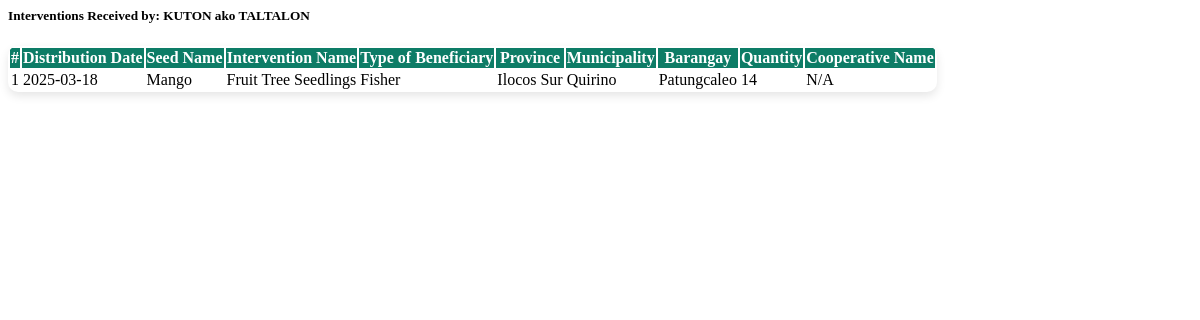
Page /admin/2InterventionManagement/fetch_intervention_dashboard.php?beneficiary_id=14 on the committed database.
### tables this page shows
CREATE TABLE `tbl_beneficiary` (
  `beneficiary_id` int(11) NOT NULL,
  `fname` varchar(255) NOT NULL,
  `mname` varchar(255) DEFAULT NULL,
  `lname` varchar(255) NOT NULL,
  `province_name` varchar(255) NOT NULL,
  `municipality_name` varchar(255) NOT NULL,
  `barangay_name` varchar(255) NOT NULL,
  `StreetPurok` varchar(100) NOT NULL,
  `station_id` int(8) NOT NULL,
  `coop_id` int(8) NOT NULL,
  `beneficiary_type` varchar(100) NOT NULL,
  `birthdate` date NOT NULL,
  `Sex` varchar(100) NOT NULL,
  `rsbsa_no` varchar(15) DEFAULT NULL,
  `if_applicable` varchar(100) NOT NULL,
  `contact_no` char(11) NOT NULL,
  `beneficiary_category` varchar(100) NOT NULL
);

CREATE TABLE `tbl_distribution` (
  `distribution_id` int(11) NOT NULL,
  `intervention_id` int(11) NOT NULL,
  `beneficiary_id` int(11) NOT NULL,
  `quantity` int(11) NOT NULL,
  `seed_id` int(11) NOT NULL,
  `station_id` int(8) NOT NULL,
  `distribution_date` date NOT NULL,
  `archived_at` timestamp NULL DEFAULT NULL
);

CREATE TABLE `tbl_seed_type` (
  `seed_id` int(8) NOT NULL,
  `seed_name` varchar(100) NOT NULL,
  `int_type_id` int(8) NOT NULL,
  `station_id` int(8) NOT NULL,
  `archived_at` timestamp NULL DEFAULT NULL
);

CREATE TABLE `tbl_intervention_type` (
  `int_type_id` int(8) NOT NULL,
  `intervention_name` varchar(100) NOT NULL,
  `station_id` int(8) NOT NULL,
  `archived_at` timestamp NULL DEFAULT NULL
);

### admin/2InterventionManagement/fetch_intervention_dashboard.php (the view, shortened to what this page needs)
<?php
$beneficiary_id = intval($_GET['beneficiary_id']);
$servername = "localhost";
$username = "root";
$password = "";
$dbname = "db_darfo1";
$conn = new mysqli($servername, $username, $password, $dbname);
$beneficiary_query = "SELECT fname, mname, lname FROM tbl_beneficiary WHERE beneficiary_id = ?";
$stmt = $conn->prepare($beneficiary_query);
$stmt->bind_param("i", $beneficiary_id);
$stmt->execute();
$beneficiary_result = $stmt->get_result();
$beneficiary = $beneficiary_result->fetch_assoc();
$beneficiary_name = htmlspecialchars(trim($beneficiary['fname'] . ' ' . $beneficiary['mname'] . ' ' . $beneficiary['lname']));
$query = "
    SELECT
        d.distribution_date,
        CONCAT(b.fname, ' ', IFNULL(b.mname, ''), ' ', b.lname) AS beneficiary_name,
        st.seed_name,
        it.intervention_name,
        b.beneficiary_type,
        b.province_name,
        b.municipality_name,
        b.barangay_name,
        d.quantity,
        IF(b.coop_id = 0, 'N/A', c.cooperative_name) AS cooperative_name
    FROM
        tbl_distribution AS d
    INNER JOIN
        tbl_beneficiary AS b ON d.beneficiary_id = b.beneficiary_id
    INNER JOIN
        tbl_seed_type AS st ON d.seed_id = st.seed_id
    INNER JOIN
        tbl_intervention_type AS it ON st.int_type_id = it.int_type_id
    LEFT JOIN
        tbl_cooperative AS c ON b.coop_id = c.coop_id
    WHERE
        d.beneficiary_id = ?";
$stmt = $conn->prepare($query);
$stmt->bind_param("i", $beneficiary_id);
$stmt->execute();
$interventions_result = $stmt->get_result();
$interventions_data = [];
while ($row = $interventions_result->fetch_assoc()) {
    $interventions_data[] = $row;
}
?>
<h5 style="color: black;">Interventions Received by: <strong><?= $beneficiary_name ?></strong></h5>
<?php if (!empty($interventions_data)): ?>
    <div class="table-responsive">
        <table class="table table-striped table-hover table-bordered text-center align-middle">
            <thead class="thead-dark" style="background-color: #0D7C66; color: white;">
                <tr>
                    <th>#</th>
                    <th>Distribution Date</th>
                    <th>Seed Name</th>
                    <th>Intervention Name</th>
                    <th>Type of Beneficiary</th>
                    <th>Province</th>
                    <th>Municipality</th>
                    <th>Barangay</th>
                    <th>Quantity</th>
                    <th>Cooperative Name</th>
                </tr>
            </thead>
            <tbody>
                <?php foreach ($interventions_data as $index => $intervention): ?>
                    <tr>
                        <td><?= $index + 1 ?></td>
                        <td><?= htmlspecialchars($intervention['distribution_date']) ?></td>
                        <td><?= htmlspecialchars($intervention['seed_name']) ?></td>
                        <td><?= htmlspecialchars($intervention['intervention_name']) ?></td>
                        <td><?= htmlspecialchars($intervention['beneficiary_type']) ?></td>
                        <td><?= htmlspecialchars($intervention['province_name']) ?></td>
                        <td><?= htmlspecialchars($intervention['municipality_name']) ?></td>
                        <td><?= htmlspecialchars($intervention['barangay_name']) ?></td>
                        <td><?= htmlspecialchars($intervention['quantity']) ?></td>
                        <td><?= htmlspecialchars($intervention['cooperative_name']) ?></td>
                    </tr>
                <?php endforeach; ?>
            </tbody>
        </table>
    </div>
<?php else: ?>
    <p class="text-muted text-center">No interventions found for this beneficiary.</p>
<?php endif; ?>

### admin/2InterventionManagement/fetch_intervention_dashboard.php (style rules this page uses)
.table { border-radius: 10px; overflow: hidden; box-shadow: 0px 4px 10px rgba(0, 0, 0, 0.1); }
.thead-dark th { background-color: #0D7C66 !important; color: white; }

### rows in the picture
tbl_beneficiary: beneficiary_name "KUTON ako TALTALON"
tbl_distribution: distribution_date "2025-03-18", seed.seed_name "Mango", tbl_intervention_type.intervention_name "Fruit Tree Seedlings", beneficiary.beneficiary_type "Fisher", beneficiary.province_name "Ilocos Sur", beneficiary.municipality_name "Quirino", beneficiary.barangay_name "Patungcaleo", quantity "14", cooperative_name "N/A"
